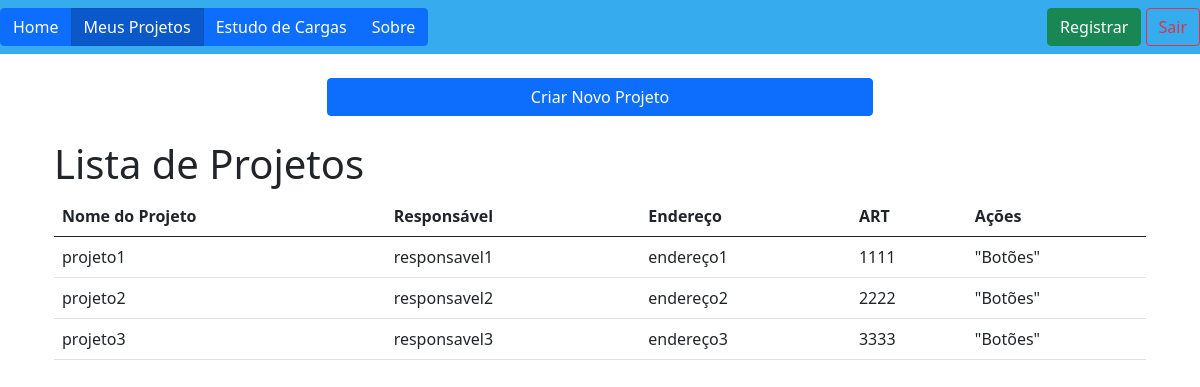
Page /projects/ (signed in) on the committed database.
### projects/models.py (models this page shows)
class Project(models.Model):
    id = models.AutoField(primary_key=True)
    projectName = models.CharField(max_length=100)
    responsible = models.CharField(max_length=100)
    address = models.CharField(max_length=200)
    art = models.CharField(max_length=100, blank=True)  # Permitindo vazio
    autor = models.ForeignKey(User, on_delete=models.CASCADE)

### projects/views.py (the view)
# urls.py: path('', views.myProjects, name="myProjects"),
def myProjects(request):
    if request.method == 'GET':
        projects = Project.objects.filter(autor=request.user)
        return render(request, 'myProjects.html', {'projects': projects})
    if request.method == 'POST':
        return redirect('createProject')
    return render(request, 'myProjects.html')

### projects/templates/myProjects.html (shortened to what this page needs)
{% extends "base.html" %}
{% load static %}
{% block content %}
    <div class="container">
        <form method="post">
            <div class="d-grid gap-2 col-6 mx-auto mt-4">
                <input class="btn btn-primary" type="submit" name="newProject" value="Criar Novo Projeto">
            </div>
        </form>
    </div>
    <div class="container mt-4">
        <h1>Lista de Projetos</h1>
        <table class="table">
            <thead>
                <tr>
                    <th>Nome do Projeto</th>
                    <th>Responsável</th>
                    <th>Endereço</th>
                    <th>ART</th>
                    <th>Ações</th>
                </tr>
            </thead>
            <tbody>
                {% for project in projects %}
                    <tr>
                        <td>{{ project.projectName }}</td>
                        <td>{{ project.responsible }}</td>
                        <td>{{ project.address }}</td>
                        <td>{{ project.art }}</td>
                        <td>"Botões"</td>
                    </tr>
                {% endfor %}
            </tbody>
        </table>
    </div>
{% endblock %}

### templates/base.html (shortened to what this page needs)
{% load static %}
<!doctype html>
<html lang="en">
  <head>
    <link href="https://cdn.jsdelivr.net/npm/bootstrap@5.0.2/dist/css/bootstrap.min.css" rel="stylesheet">
  </head>
  <body>
    <nav style="background-color: rgb(54, 171, 238) !important;" class="navbar navbar-light bg-light">
      <div class="btn-group">
        <a href="{% url 'home' %}" class="btn btn-primary {% if request.path == '/' %}active{% endif %}" {% if request.path == '/' %}aria-current="page"{% endif %}>Home</a>
        <a href="{% url 'myProjects' %}" class="btn btn-primary {% if request.path == '/projects/' %}active{% endif %}" {% if request.path == '/projects/' %}aria-current="page"{% endif %}>Meus Projetos</a>
        <a href="{% url 'loads' %}" class="btn btn-primary {% if request.path == '/loads/' %}active{% endif %}" {% if request.path == '/loads/' %}aria-current="page"{% endif %}>Estudo de Cargas</a>
        <a href="{% url 'about' %}" class="btn btn-primary {% if request.path == '/about' %}active{% endif %}" {% if request.path == '/about' %}aria-current="page"{% endif %}>Sobre</a>
      </div>
      <div>
        <a class="btn btn-success" href="{% url 'register' %}">Registrar</a>
        {% if not request.user.is_authenticated %}
          <a class="btn btn-outline-primary" href="{% url 'login' %}">Entrar</a>
        {% else %}
          <a class="btn btn-outline-danger" href="{% url 'logout' %}">Sair</a>
        {% endif%}
      </div>
    </nav>
    <div class="container">
      {% block content %}
      {% endblock %}
    </div>
  </body>
</html>

### rows in the picture
Project: projectName "projeto1", responsible "responsavel1", address "endereço1", art "1111"
Project: projectName "projeto2", responsible "responsavel2", address "endereço2", art "2222"
Project: projectName "projeto3", responsible "responsavel3", address "endereço3", art "3333"
